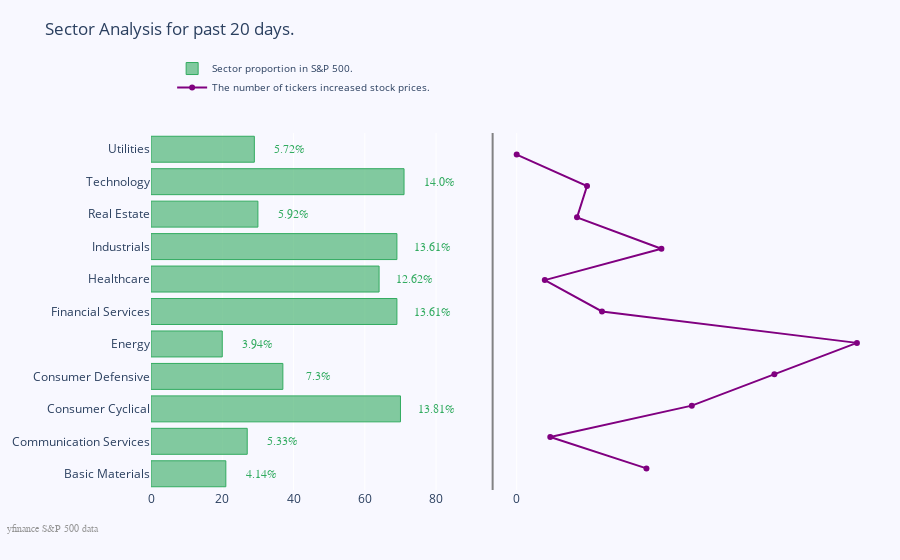

The code cell stored with this chart in its notebook:
### Code cell
df_final_analysis["p_perc"] = round(df_final_analysis["diff_close_positive"]/df_final_analysis["total"]*100, 1)
df_final_analysis["n_perc"] = round(df_final_analysis["diff_close_negative"]/df_final_analysis["total"]*100, 1)


# Creating two subplots
fig = make_subplots(rows=1, cols=2, specs=[[{}, {}]], shared_xaxes=True,
                    shared_yaxes=False, vertical_spacing=0.001)

fig.append_trace(go.Bar(
    x=df_final_analysis.total,
    y=df_final_analysis.sector,
    marker=dict(
        color='rgba(50, 171, 96, 0.6)',
        line=dict(
            color='rgba(50, 171, 96, 1.0)',
            width=1),
    ),
    name=f'Sector proportion in S&P 500.',
    orientation='h',
), 1, 1)

# x_data = df_final_analysis[["p_perc", "n_perc"]].values.tolist()
# y_data = df_final_analysis["sector"].tolist()



fig.append_trace(go.Scatter(
    x=df_final_analysis.p_perc, 
    y=df_final_analysis.sector,
    mode='lines+markers',
    line_color='rgb(128, 0, 128)',
    name=f'The number of tickers increased stock prices.',
), 1, 2)


fig.update_layout(
    title=f'Sector Analysis for past {sector_period} days.',
    yaxis=dict(
        showgrid=False,
        showline=False,
        showticklabels=True,
        domain=[0, 0.85],
    ),
    yaxis2=dict(
        showgrid=False,
        showline=True,
        showticklabels=False,
        linecolor='rgba(102, 102, 102, 0.8)',
        linewidth=2,
        domain=[0, 0.85],
    ),
    xaxis=dict(
        zeroline=False,
        showline=False,
        showticklabels=True,
        showgrid=True,
        domain=[0, 0.42],
    ),
    xaxis2=dict(
        zeroline=False,
        showline=False,
        showticklabels=True,
        showgrid=True,
        domain=[0.47, 1],
#         side='top',
        dtick=25000,
    ),
    legend=dict(x=0.029, y=1.038, font_size=10),
    margin=dict(l=100, r=20, t=70, b=70),
    paper_bgcolor='rgb(248, 248, 255)',
    plot_bgcolor='rgb(248, 248, 255)',
)
annotations = []

total_list = total_list
total_prop = round(total_list/sum(total_list)*100, 2)
sector_list = df_final_analysis.sector

# Adding labels
for totald, yd, xd in zip(total_list, total_prop, sector_list):
    # labeling the bar 
    annotations.append(dict(xref='x1', yref='y1',
                            y=xd, x=totald + 10,
                            text=str(yd) + '%',
                            font=dict(family='Arial', size=12,
                                      color='rgb(50, 171, 96)'),
                            showarrow=False))

# Source
annotations.append(dict(xref='paper', yref='paper',
                        x=-0.2, y=-0.109,
                        text='yfinance S&P 500 data',
                        font=dict(family='Arial', size=10, color='rgb(150,150,150)'),
                        showarrow=False))

fig.update_layout(annotations=annotations)
fig.show()

### Figure 1 — Plotly figure (JSON) as saved in the notebook; plotly's stock layout.template omitted (floating-point values rounded to 4 significant figures)
{"data": [{"marker": {"color": "rgba(50, 171, 96, 0.6)", "line": {"color": "rgba(50, 171, 96, 1.0)", "width": 1}}, "name": "Sector proportion in S&P 500.", "orientation": "h", "type": "bar", "x": [21, 27, 70, 37, 20, 69, 64, 69, 30, 71, 29], "xaxis": "x", "y": ["Basic Materials", "Communication Services", "Consumer Cyclical", "Consumer Defensive", "Energy", "Financial Services", "Healthcare", "Industrials", "Real Estate", "Technology", "Utilities"], "yaxis": "y"}, {"line": {"color": "rgb(128, 0, 128)"}, "mode": "lines+markers", "name": "The number of tickers increased stock prices.", "type": "scatter", "x": [28.6, 7.4, 38.6, 56.8, 75, 18.8, 6.2, 31.9, 13.3, 15.5, 0], "xaxis": "x2", "y": ["Basic Materials", "Communication Services", "Consumer Cyclical", "Consumer Defensive", "Energy", "Financial Services", "Healthcare", "Industrials", "Real Estate", "Technology", "Utilities"], "yaxis": "y2"}], "layout": {"annotations": [{"font": {"color": "rgb(50, 171, 96)", "family": "Arial", "size": 12}, "showarrow": false, "text": "4.14%", "x": 31, "xref": "x", "y": "Basic Materials", "yref": "y"}, {"font": {"color": "rgb(50, 171, 96)", "family": "Arial", "size": 12}, "showarrow": false, "text": "5.33%", "x": 37, "xref": "x", "y": "Communication Services", "yref": "y"}, {"font": {"color": "rgb(50, 171, 96)", "family": "Arial", "size": 12}, "showarrow": false, "text": "13.81%", "x": 80, "xref": "x", "y": "Consumer Cyclical", "yref": "y"}, {"font": {"color": "rgb(50, 171, 96)", "family": "Arial", "size": 12}, "showarrow": false, "text": "7.3%", "x": 47, "xref": "x", "y": "Consumer Defensive", "yref": "y"}, {"font": {"color": "rgb(50, 171, 96)", "family": "Arial", "size": 12}, "showarrow": false, "text": "3.94%", "x": 30, "xref": "x", "y": "Energy", "yref": "y"}, {"font": {"color": "rgb(50, 171, 96)", "family": "Arial", "size": 12}, "showarrow": false, "text": "13.61%", "x": 79, "xref": "x", "y": "Financial Services", "yref": "y"}, {"font": {"color": "rgb(50, 171, 96)", "family": "Arial", "size": 12}, "showarrow": false, "text": "12.62%", "x": 74, "xref": "x", "y": "Healthcare", "yref": "y"}, {"font": {"color": "rgb(50, 171, 96)", "family": "Arial", "size": 12}, "showarrow": false, "text": "13.61%", "x": 79, "xref": "x", "y": "Industrials", "yref": "y"}, {"font": {"color": "rgb(50, 171, 96)", "family": "Arial", "size": 12}, "showarrow": false, "text": "5.92%", "x": 40, "xref": "x", "y": "Real Estate", "yref": "y"}, {"font": {"color": "rgb(50, 171, 96)", "family": "Arial", "size": 12}, "showarrow": false, "text": "14.0%", "x": 81, "xref": "x", "y": "Technology", "yref": "y"}, {"font": {"color": "rgb(50, 171, 96)", "family": "Arial", "size": 12}, "showarrow": false, "text": "5.72%", "x": 39, "xref": "x", "y": "Utilities", "yref": "y"}, {"font": {"color": "rgb(150,150,150)", "family": "Arial", "size": 10}, "showarrow": false, "text": "yfinance S&P 500 data", "x": -0.2, "xref": "paper", "y": -0.109, "yref": "paper"}], "legend": {"font": {"size": 10}, "x": 0.029, "y": 1.038}, "margin": {"b": 70, "l": 100, "r": 20, "t": 70}, "paper_bgcolor": "rgb(248, 248, 255)", "plot_bgcolor": "rgb(248, 248, 255)", "title": {"text": "Sector Analysis for past 20 days."}, "xaxis": {"anchor": "y", "domain": [0, 0.42], "showgrid": true, "showline": false, "showticklabels": true, "zeroline": false}, "xaxis2": {"anchor": "y2", "domain": [0.47, 1], "dtick": 25000, "showgrid": true, "showline": false, "showticklabels": true, "zeroline": false}, "yaxis": {"anchor": "x", "domain": [0, 0.85], "showgrid": false, "showline": false, "showticklabels": true}, "yaxis2": {"anchor": "x2", "domain": [0, 0.85], "linecolor": "rgba(102, 102, 102, 0.8)", "linewidth": 2, "showgrid": false, "showline": true, "showticklabels": false}}}
